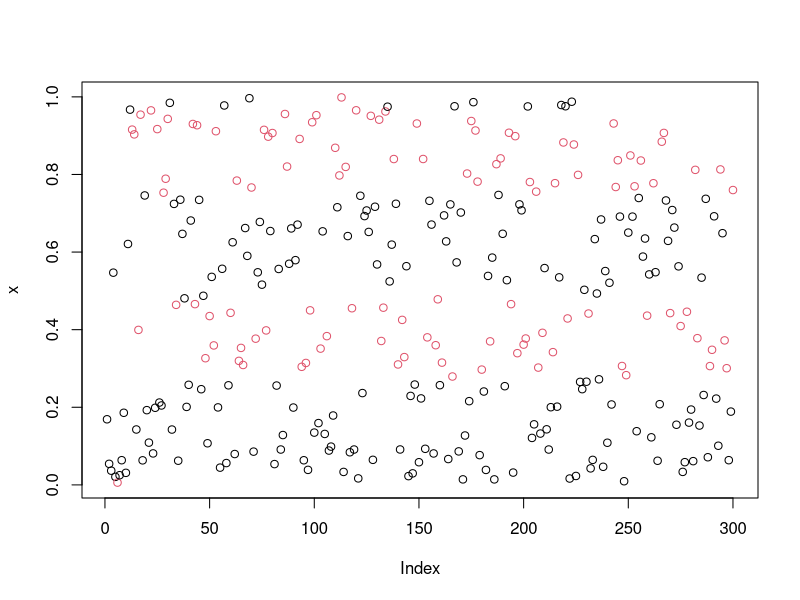
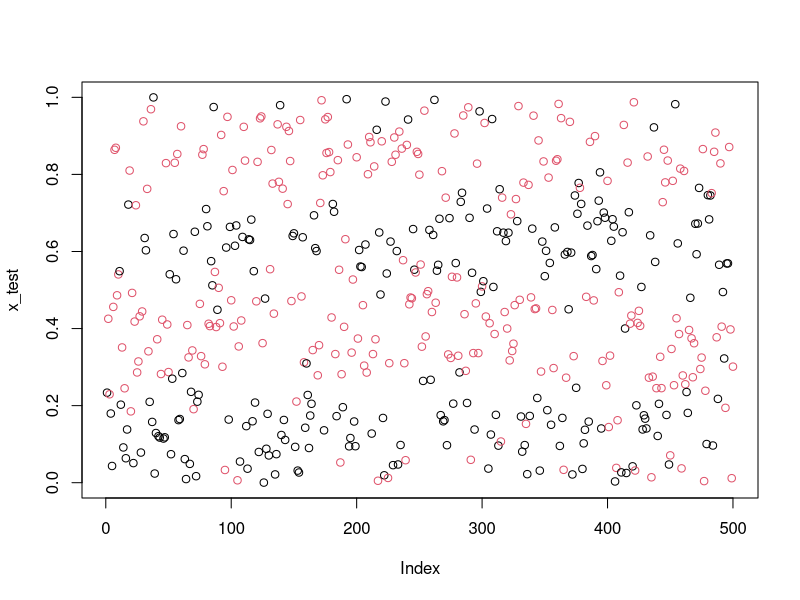

Generate these figures, in order, with R:
## ---- chunk 1
# stump model
train = function(x, y, w){
  # sorting data points
  index = order(x)
  ordered_x = x[index]
  ordered_y = y[index]
  ordered_w = w[index]
  score = rep(0, length(x))
  for (i in (1:length(x))){
    c = x[i] # currect split point
    gini_left = sum(ordered_w[1:i]*(ordered_y[1:i]>0))/sum(ordered_w[1:i]) * (1-sum(ordered_w[1:i]*(ordered_y[1:i]>0))/sum(ordered_w[1:i]))
    gini_right = sum(ordered_w[-(1:i)]*(ordered_y[-(1:i)]>0))/sum(ordered_w[-(1:i)]) * (1-sum(ordered_w[-(1:i)]*(ordered_y[-(1:i)]>0))/sum(ordered_w[-(1:i)]))
    score[i] = -sum(ordered_w[1:i])/sum(w)*gini_left-sum(ordered_w[-(1:i)])/sum(w)*gini_right
  }
  # pick the best split point c
  best_c = ordered_x[which.max(score)]
  # f_l
  l = ifelse(sum(w[x<=best_c]*y[x<=best_c])/length(x[x<=best_c]) > 0, 1, -1)
  # f_r
  r = ifelse(sum(w[x>best_c]*y[x>best_c])/length(x[x>best_c]) > 0, 1, -1)
  pred = rep(0,length(x))
  pred[x<=best_c] = l
  pred[x>best_c] = r
  # pred_l = pred[x<=best_c]
  # pred_r = pred[x>best_c]
  return(list(best_c, pred))
}

## ---- chunk 2
adaBoost = function(x,y,B){
  # initial weights
  w = rep(1/length(x), length(x))
  alpha = rep(0, B)
  ft = rep(list(),B)
  gamma = rep(0, B)
  result = rep(0, length(x))
  for (i in 1:B){
    # train base classifier
    ft[[i]] = train(x,y,w)
    # compute error
    p = ft[[i]][[2]]
    e = sum(w*(y!=p))
    gamma[i] = 0.5 - e
    # compute voting weight
    alpha[i] = 0.5*log((1-e)/e)
    # update weights
    w = w*exp(-alpha[i]*y*p)/(2*sqrt(e*(1-e)))
    result = result+alpha[i]*p
  }
  preds = rep(0, length(x))
  preds[result>0] = 1
  preds[result<0] = -1
  return(list(preds,gamma,ft,alpha))
}
## ---- chunk 3
# generate dataset
n = 300
x = runif(n)
y = (rbinom(n,1,(sin(4*pi*x)+1)/2)-0.5)*2

# testing data
n_test = 500
x_test = runif(n_test)
y_test = (rbinom(n_test,1,(sin(4*pi*x_test)+1)/2)-0.5)*2
## ---- chunk 4
plot(x,col=ifelse(adaBoost(x,y,100)[[1]]==1,1,2))
## ---- chunk 5
plot(x_test, col=ifelse(y_test==1,1,2))
